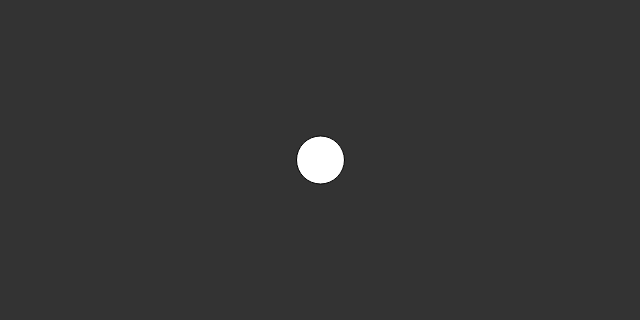
Frame 1 (no input)
Frame 60 (no input): blank canvas, image omitted
Frame 120 (the mouse pressed at the canvas centre since frame 60): blank canvas, image omitted

The p5.js sketch that drew this single still picture (run headless with seeded random() and noise() and a simulated clock; from frame 60 on, the mouse is pressed at the canvas centre):

// p5.js sketch
// ── sketch.js
var p;
function setup(){
	createCanvas(640, 320);
	p = new Particle();
}
function draw(){
	background(51);
	var wind = createVector(0.5, 0);
	p.putForce(createVector(0, 0.2));
	p.putForce(wind);
	p.update();
	p.edges();
	p.display();
	
}
// function Walker(){
// 	// this.post = createVector(width/2, height/2);
// 	// this.vel = createVector(0,0);
// 	// this.acc = p5.Vector.fromAngle(random(TWO_PI));
// 	//  this.update  = function(){
// 	//  	var mouse = createVector(mouseX, mouseY);
// 	//  	//this.acc = p5.Vector.sub(mouse, this.post);
	 	
// 	//  	// this.acc.normalize();
// 	//  	// this.acc.mult(1);
// 	//  	this.acc.setMag(0.4);
// 	//  	this.vel.add(this.acc);
// 	//  	this.post.add(this.vel);
// 	//  	}
// 	// this.display = function(){
// 	// 	fill(255);
// 	// 	ellipse(this.post.x, this.post.y, 48, 48);
// 	// }
// }
function Particle(){
	this.pos = createVector(width/2, height/2);
	this.vel = createVector(0,0);
	this.acc = createVector(0,0);
	
	this.update = function(){
		this.vel.add(this.acc);
		this.pos.add(this.vel);
	}
	this.putForce = function(force){
		this.acc = force;
	}
	this.display = function(){
		fill(255);
		ellipse(this.pos.x, this.pos.y, 48, 48);
	}
	this.edges = function(){
		if(this.pos.y > height){
			this.vel.y *= -1;
			this.pos.y = height;
		}
	}
}
// ── particle.js
function particle(){
	this.display = function(){

	}
	this.update = function(){
		
	}
}
// ── uptill_flocking.js
var vehicle;

function setup(){
	createCanvas(640, 360);
	vehicle = new Vehicle(320, 180);

}

function draw(){
	background(51);

	var target = createVector(mouseX, mouseY);
	vehicle.seek(target);
	vehicle.update();
	vehicle.display();


}

function Vehicle(x, y, m){
	this.pos = createVector(x,y);
	this.vel = createVector(0,0);
	this.acc = createVector(0,0);
	this.maxspeed = 5;
	this.maxforce = 0.2;

this.applyForce = function(force){
	
	this.acc.add(force);
}
this.seek = function(target){
	var desired = p5.Vector.sub(target, this.pos);
	//desired.setMag(this.maxspeed);

	var d = desired.mag();
	if(d < 100){
		var m = map(d, 0, 100, 0, this.maxspeed);
		desired.setMag(m);
	}else{
		desired.setMag(this.maxspeed);
	}

	var steering = p5.Vector.sub(desired, this.vel);
	steering.limit(this.maxforce);
	this.applyForce(steering);
}
	 
this.update = function(){
	this.vel.add(this.acc);
	this.pos.add(this.vel);
	this.vel.limit(this.maxspeed);
	this.acc.set(0,0);
}

this.display = function(){
	fill(255, 150);
	stroke(255);
	ellipse(this.pos.x, this.pos.y, 48, 48);
}

}
